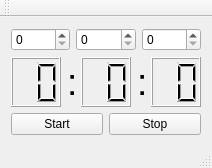
<?xml version="1.0" encoding="UTF-8"?>
<ui version="4.0">
 <class>MainWindow</class>
 <widget class="QMainWindow" name="MainWindow">
  <property name="geometry">
   <rect>
    <x>0</x>
    <y>0</y>
    <width>212</width>
    <height>168</height>
   </rect>
  </property>
  <property name="windowTitle">
   <string>Shutdown timer</string>
  </property>
  <property name="windowIcon">
   <iconset>
    <normaloff>../../../../../usr/share/pixmaps/qt-system-shutdown.svg</normaloff>../../../../../usr/share/pixmaps/qt-system-shutdown.svg</iconset>
  </property>
  <property name="windowOpacity">
   <double>1.000000000000000</double>
  </property>
  <property name="tabShape">
   <enum>QTabWidget::Rounded</enum>
  </property>
  <property name="unifiedTitleAndToolBarOnMac">
   <bool>false</bool>
  </property>
  <widget class="QWidget" name="centralWidget">
   <layout class="QGridLayout" name="gridLayout">
    <item row="0" column="0">
     <layout class="QHBoxLayout" name="horizontalLayout_2">
      <item>
       <widget class="QSpinBox" name="spinBoxH">
        <property name="maximumSize">
         <size>
          <width>60</width>
          <height>16777215</height>
         </size>
        </property>
        <property name="maximum">
         <number>999</number>
        </property>
       </widget>
      </item>
      <item>
       <widget class="QSpinBox" name="spinBoxM">
        <property name="maximumSize">
         <size>
          <width>60</width>
          <height>16777215</height>
         </size>
        </property>
        <property name="maximum">
         <number>999</number>
        </property>
       </widget>
      </item>
      <item>
       <widget class="QSpinBox" name="spinBoxS">
        <property name="maximumSize">
         <size>
          <width>60</width>
          <height>16777215</height>
         </size>
        </property>
        <property name="maximum">
         <number>999</number>
        </property>
       </widget>
      </item>
     </layout>
    </item>
    <item row="1" column="0">
     <layout class="QHBoxLayout" name="horizontalLayout">
      <property name="sizeConstraint">
       <enum>QLayout::SetDefaultConstraint</enum>
      </property>
      <property name="topMargin">
       <number>0</number>
      </property>
      <property name="bottomMargin">
       <number>0</number>
      </property>
      <item>
       <widget class="QLCDNumber" name="lcdH">
        <property name="maximumSize">
         <size>
          <width>16777215</width>
          <height>50</height>
         </size>
        </property>
        <property name="numDigits">
         <number>2</number>
        </property>
       </widget>
      </item>
      <item>
       <widget class="QLabel" name="label">
        <property name="maximumSize">
         <size>
          <width>8</width>
          <height>16777215</height>
         </size>
        </property>
        <property name="font">
         <font>
          <pointsize>28</pointsize>
          <weight>50</weight>
          <bold>false</bold>
         </font>
        </property>
        <property name="text">
         <string>:</string>
        </property>
       </widget>
      </item>
      <item>
       <widget class="QLCDNumber" name="lcdM">
        <property name="maximumSize">
         <size>
          <width>16777215</width>
          <height>50</height>
         </size>
        </property>
        <property name="numDigits">
         <number>2</number>
        </property>
       </widget>
      </item>
      <item>
       <widget class="QLabel" name="label_2">
        <property name="maximumSize">
         <size>
          <width>8</width>
          <height>16777215</height>
         </size>
        </property>
        <property name="font">
         <font>
          <pointsize>28</pointsize>
          <weight>50</weight>
          <bold>false</bold>
         </font>
        </property>
        <property name="text">
         <string>:</string>
        </property>
       </widget>
      </item>
      <item>
       <widget class="QLCDNumber" name="lcdS">
        <property name="maximumSize">
         <size>
          <width>16777215</width>
          <height>50</height>
         </size>
        </property>
        <property name="numDigits">
         <number>2</number>
        </property>
       </widget>
      </item>
     </layout>
    </item>
    <item row="2" column="0">
     <layout class="QHBoxLayout" name="horizontalLayout_3">
      <item>
       <widget class="QPushButton" name="btStart">
        <property name="text">
         <string>Start</string>
        </property>
       </widget>
      </item>
      <item>
       <widget class="QPushButton" name="btStop">
        <property name="text">
         <string>Stop</string>
        </property>
       </widget>
      </item>
     </layout>
    </item>
   </layout>
  </widget>
  <widget class="QToolBar" name="mainToolBar">
   <attribute name="toolBarArea">
    <enum>TopToolBarArea</enum>
   </attribute>
   <attribute name="toolBarBreak">
    <bool>false</bool>
   </attribute>
  </widget>
  <widget class="QStatusBar" name="statusBar"/>
  <action name="actionQuit">
   <property name="text">
    <string>Quit</string>
   </property>
  </action>
  <action name="actionAbout_poweroff">
   <property name="text">
    <string>About poweroff</string>
   </property>
  </action>
 </widget>
 <layoutdefault spacing="6" margin="11"/>
 <resources/>
 <connections>
  <connection>
   <sender>actionQuit</sender>
   <signal>activated()</signal>
   <receiver>MainWindow</receiver>
   <slot>close()</slot>
   <hints>
    <hint type="sourcelabel">
     <x>-1</x>
     <y>-1</y>
    </hint>
    <hint type="destinationlabel">
     <x>105</x>
     <y>119</y>
    </hint>
   </hints>
  </connection>
 </connections>
</ui>
